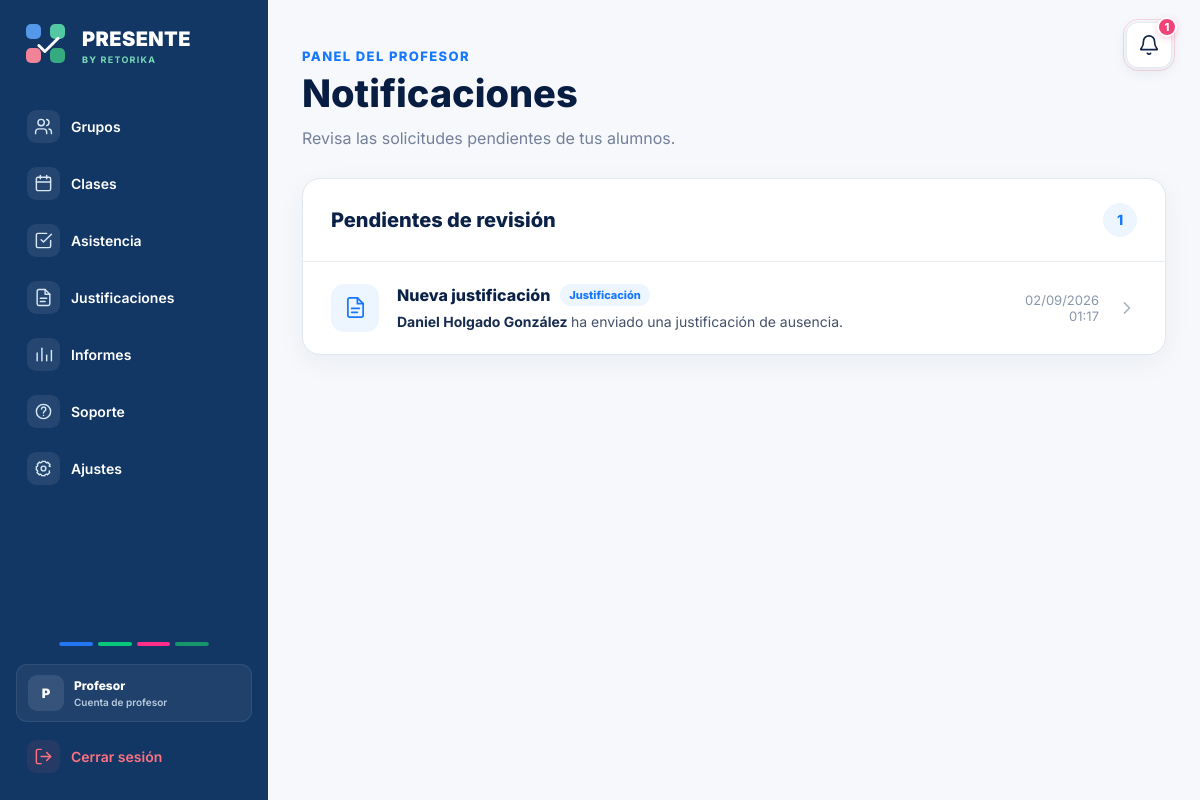
Screenshot of /profesor/notificaciones/ (signed in) with the database file from the repository.
### asistencia/models.py (models this page shows, shortened)
class Alumno(models.Model):
    nombre = models.CharField(
        max_length=100
    )
    apellidos = models.CharField(
        max_length=150
    )
    carrera = models.CharField(
        max_length=150
    )
    curso = models.CharField(
        max_length=50
    )
    email = models.EmailField(
        unique=True
    )
    password = models.CharField(
        max_length=128
    )
    foto = models.ImageField(
        upload_to='alumnos/',
        blank=True,
        null=True,
        validators=[validar_foto_perfil]
    )
    grupo = models.ForeignKey(
        Grupo,
        on_delete=models.CASCADE
    )

class Justificacion(models.Model):
    ESTADOS = [
        ('pendiente', 'Pendiente'),
        ('aprobada', 'Aprobada'),
        ('rechazada', 'Rechazada'),
    ]
    asistencia = models.OneToOneField(
        Asistencia,
        on_delete=models.CASCADE
    )
    motivo = models.TextField()
    documento = models.ImageField(
        upload_to='justificaciones/',
        blank=True,
        null=True
    )
    estado = models.CharField(
        max_length=20,
        choices=ESTADOS,
        default='pendiente'
    )
    fecha_solicitud = models.DateTimeField(
        auto_now_add=True
    )

### asistencia/views.py (the view, shortened to what this page needs)
def notificaciones_profesor(request):
    profesor_id = request.session.get('profesor_id')
    if not profesor_id:
        return redirect('seleccionar_login')
    profesor = get_object_or_404(
        Profesor,
        id=profesor_id
    )
    justificaciones = (
        Justificacion.objects.filter(
            asistencia__clase__grupo__profesor_id=profesor_id,
            estado='pendiente'
        )
        .select_related(
            'asistencia',
            'asistencia__alumno',
            'asistencia__clase',
            'asistencia__clase__grupo'
        )
        .order_by('-fecha_solicitud')
    )
    solicitudes_soporte = (
        SolicitudSoporte.objects.filter(
            clase__grupo__profesor_id=profesor_id,
            estado='pendiente'
        )
        .select_related(
            'alumno',
            'clase',
            'clase__grupo'
        )
        .order_by('-fecha_solicitud')
    )
    notificaciones = []
    for justificacion in justificaciones:
        notificaciones.append({
            'tipo': 'justificacion',
            'titulo': 'Nueva justificación',
            'alumno': justificacion.asistencia.alumno,
            'grupo': justificacion.asistencia.clase.grupo,
            'fecha': justificacion.fecha_solicitud,
            'objeto': justificacion,
        })
    notificaciones.sort(
        key=lambda notificacion: notificacion['fecha'],
        reverse=True
    )
    return render(
        request,
        'asistencia/notificaciones_profesor.html',
        {
            'profesor': profesor,
            'notificaciones': notificaciones,
            'total_notificaciones': len(notificaciones),
        }
    )

### asistencia/templates/asistencia/notificaciones_profesor.html (shortened to what this page needs)
{% extends 'asistencia/base.html' %}
{% block content %}
<div class="notificaciones-pagina">
    <div class="notificaciones-cabecera">
        <p class="notificaciones-etiqueta">
            Panel del profesor
        </p>
        <h1 class="notificaciones-titulo">
            Notificaciones
        </h1>
        <p class="notificaciones-subtitulo">
            Revisa las solicitudes pendientes de tus alumnos.
        </p>
    </div>
    <section class="notificaciones-panel">
        <div class="notificaciones-panel-cabecera">
            <h2 class="notificaciones-panel-titulo">
                Pendientes de revisión
            </h2>
            <span class="notificaciones-total">
                {{ total_notificaciones }}
            </span>
        </div>
        {% if notificaciones %}
            <div class="notificaciones-lista">
                {% for notificacion in notificaciones %}
                    {% if notificacion.tipo == 'justificacion' %}
                        <a
                            href="{% url 'justificaciones_profesor' %}"
                            class="notificacion-item"
                        >
                            <div class="notificacion-icono justificacion">
                                <svg viewBox="0 0 24 24">
                                    <path d="M14 2H6a2 2 0 0 0-2 2v16a2 2 0 0 0 2 2h12a2 2 0 0 0 2-2V8z"></path>
                                    <polyline points="14 2 14 8 20 8"></polyline>
                                    <line x1="8" y1="13" x2="16" y2="13"></line>
                                    <line x1="8" y1="17" x2="14" y2="17"></line>
                                </svg>
                            </div>
                            <div class="notificacion-contenido">
                                <div class="notificacion-superior">
                                    <span class="notificacion-titulo">
                                        {{ notificacion.titulo }}
                                    </span>
                                    <span class="notificacion-tipo justificacion">
                                        Justificación
                                    </span>
                                </div>
                                <p class="notificacion-alumno">
                                    <strong>
                                        {{ notificacion.alumno.nombre }}
                                        {{ notificacion.alumno.apellidos }}
                                    </strong>
                                    ha enviado una justificación de ausencia.
                                </p>
                            </div>
                            <div class="notificacion-fecha">
                                {{ notificacion.fecha|date:"d/m/Y" }}
                                <br>
                                {{ notificacion.fecha|time:"H:i" }}
                            </div>
                            <div class="notificacion-flecha">
                                <svg viewBox="0 0 24 24">
                                    <polyline points="9 18 15 12 9 6"></polyline>
                                </svg>
                            </div>
                        </a>
                    {% endif %}
                {% endfor %}
            </div>
        {% endif %}
    </section>
</div>
{% endblock %}

### asistencia/static/asistencia/css/style.css (style rules this page uses)
html, body, button, input, select, textarea { font-family: "Inter", -apple-system, BlinkMacSystemFont, "Segoe UI", sans-serif; }
* { margin: 0; padding: 0; box-sizing: border-box; }
html { width: 100%; overflow-x: hidden; }
body { width: 100%; min-height: 100vh; font-family: "Inter", -apple-system, BlinkMacSystemFont, "Segoe UI", sans-serif; background-color: #f6f8fb; color: #172033; overflow-x: hidden; }

### asistencia/templates/asistencia/base.html (style rules this page uses)
:root { --sidebar-ancho: 268px; --sidebar-fondo: #123764; --sidebar-activo: #20558f; --sidebar-texto: #ffffff; --sidebar-texto-secundario: #b8cbe0; --sidebar-rojo: #ff7180; }
html { min-height: 100%; }
body { min-height: 100vh; margin: 0; }
body, button, input, select, textarea { font-family: "Inter", Arial, sans-serif; }
a { -webkit-tap-highlight-color: transparent; }

### asistencia/templates/asistencia/notificaciones_profesor.html (style rules this page uses)
.notificaciones-pagina { width: 100%; max-width: 1230px; margin: 0 auto; padding: 48px 34px 60px; box-sizing: border-box; }
.notificaciones-cabecera { margin-bottom: 28px; }
.notificaciones-etiqueta { margin: 0 0 8px; color: #1677ff; font-size: 13px; font-weight: 800; letter-spacing: 1.4px; text-transform: uppercase; }
.notificaciones-titulo { margin: 0; color: #081d42; font-size: 38px; font-weight: 800; line-height: 1.15; }
.notificaciones-subtitulo { margin: 10px 0 0; color: #73809a; font-size: 16px; line-height: 1.5; }
.notificaciones-panel { overflow: hidden; background: #ffffff; border: 1px solid #e1e7ef; border-radius: 18px; box-shadow: 0 8px 28px rgba(16, 35, 72, 0.05); }
.notificaciones-panel-cabecera { display: flex; align-items: center; justify-content: space-between; gap: 20px; padding: 24px 28px; border-bottom: 1px solid #e8edf4; }
.notificaciones-panel-titulo { margin: 0; color: #0b2147; font-size: 20px; font-weight: 800; }
.notificaciones-total { display: inline-flex; align-items: center; justify-content: center; min-width: 34px; height: 34px; padding: 0 11px; box-sizing: border-box; background: #edf5ff; color: #1677ff; border-radius: 999px; font-size: 14px; font-weight: 800; }
.notificaciones-lista { display: flex; flex-direction: column; }
.notificacion-item { display: flex; align-items: center; gap: 18px; padding: 22px 28px; color: inherit; text-decoration: none; border-bottom: 1px solid #edf1f6; transition: background 0.18s ease, transform 0.18s ease; }
.notificacion-item:last-child { border-bottom: 0; }
.notificacion-icono { width: 48px; height: 48px; flex: 0 0 48px; display: flex; align-items: center; justify-content: center; border-radius: 13px; }
.notificacion-icono svg { width: 23px; height: 23px; fill: none; stroke: currentColor; stroke-width: 1.8; stroke-linecap: round; stroke-linejoin: round; }
.notificacion-icono.justificacion { background: #edf5ff; color: #1677ff; }
.notificacion-contenido { min-width: 0; flex: 1; }
.notificacion-superior { display: flex; align-items: center; gap: 10px; margin-bottom: 5px; }
.notificacion-titulo { color: #0b2147; font-size: 16px; font-weight: 800; }
.notificacion-tipo { display: inline-flex; align-items: center; padding: 4px 9px; border-radius: 999px; font-size: 11px; font-weight: 800; }
.notificacion-tipo.justificacion { background: #edf5ff; color: #1677ff; }
.notificacion-alumno { margin: 0; color: #44516a; font-size: 14px; line-height: 1.5; }
.notificacion-alumno strong { color: #172c50; font-weight: 700; }
.notificacion-fecha { flex-shrink: 0; color: #8a96aa; font-size: 13px; text-align: right; }
.notificacion-flecha { width: 20px; height: 20px; flex-shrink: 0; color: #a6b0c0; }
.notificacion-flecha svg { width: 100%; height: 100%; fill: none; stroke: currentColor; stroke-width: 2; stroke-linecap: round; stroke-linejoin: round; }

### rows the page displays
Alumno: titulo "Nueva justificación", alumno.nombre "Daniel", alumno.apellidos "Holgado González", fecha "02/09/2026", fecha "01:17"

### other values shown
{{ total_notificaciones_profesor }} "1"
{{ total_notificaciones }} "1"
